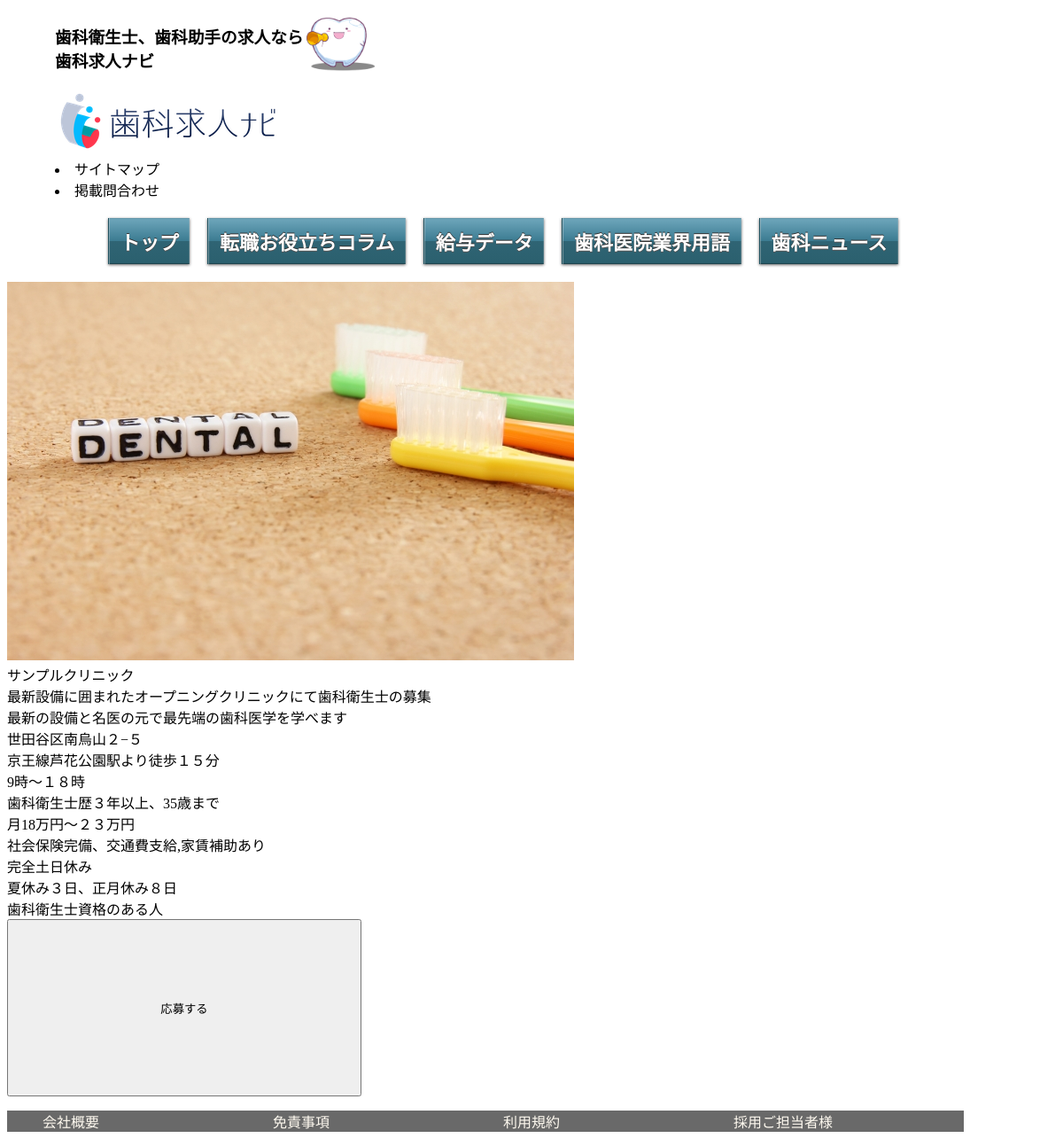
The app's page /shousai.php?no=1 with its own data.
### tables this page shows
create table shikanavi(no int primary key auto_increment,koyou int,shokushu int,basho int,keitai int,
name varchar(60),kyuuyo varchar(120),adress varchar(200),access varchar(200),title varchar(100),apeal varchar(500),
motometeru varchar(500),shikaku int,time varchar(100),taiguu varchar(150),kyuuzitsu varchar(100),kyuuka varchar(100),
ouboyouken varchar(200));

### shousai.php (the view, shortened to what this page needs)
<?php
$no=$_GET['no'];
$dbh =connectDatabase();
$sql ="select *from shikanavi where no=:no";
$stmt=$dbh->prepare($sql);
$stmt->bindParam(":no" ,$no);
$stmt->execute();
$row=$stmt->fetchAll();
?>
<!DOCTYPE html>
<html>
<lang type="ja">
  <head>
    <link type="text/css" rel="stylesheet" href="style.css">
  </head>
  <body>
  <?php require_once('header.php');?>
    <?php foreach($row as $shika):?>
      <img src="<?php echo $shika['no'];?>.jpeg"><br><be>
      <?php echo $shika['name'].'<br>';?>
      <?php echo $shika['title'].'<br>';?>
      <?php echo $shika['apeal'].'<br>';?>
      <?php echo $shika['adress'].'<br>';?>
      <?php echo $shika['access'].'<br>';?>
      <?php echo $shika['time'].'<br>';?>
     <?php echo $shika['motometeru'].'<br>';?>
     <?php echo $shika['kyuuyo'].'<br>';?>
     <?php echo $shika['taiguu'].'<br>';?>
     <?php echo $shika['kyuuzitsu'].'<br>';?>
     <?php echo $shika['kyuuka'].'<br>';?>
     <?php echo $shika['ouboyouken'].'<br>';?>
<?php endforeach ?>
 <form action="oubo.php" method="post">
     <input class="button" type="submit" value="応募する">
   </form>
<?php require_once('footer.php');?>
  </body>
  </html>

### header.php
<div class="wrapper">
 <div class="logo">
<h3>歯科衛生士、歯科助手の求人なら歯科求人ナビ</h3>
  <img src="logo.jpg"></div>
<div class="content">
<img src="char.jpg"   width="80px">
 </div>
          <div class="site">
        <li>サイトマップ</li>
        <li>掲載問合わせ</li>
      </div>
      <ul class="navi">
        <li><a href="index.php">トップ</a></li>
        <li><a href="colum.php">転職お役立ちコラム</a></li>
        <li><a href="kyuuyo.php">給与データ</a></li>
        <li><a href="yougo.php">歯科医院業界用語</a></li>
        <li><a href="news.php">歯科ニュース</a></li>
      </ul>
    </div>

### footer.php
<ul class="footer">
  <li>会社概要</li>
  <li>免責事項</li>
  <li>利用規約</li>
  <li>採用ご担当者様</li></ul>

### style.css (style rules this page uses)
body { width:90%; }
.wrapper { max-width: 90%; margin: 0 auto; display: flex; display: -webkit-flex; flex-flow: row wrap; -webkit-flex-flow: row wrap; }
.logo { flex-basis: 20%; }
.content { flex-basis: 60%; }
.site { flex-basis:200px; }
.navi { display:flex; flex-basis:100%; margin: 10px; }
.navi li { list-style: none; flex-basis:100%; flex:auto; text-align:center; font-family: "メイリオ", "ＭＳ Ｐゴシック", sans-serif; margin: 10px; }
.navi li a { flex:auto; color:#fff; font-size:22px; font-weight:bold; text-shadow:0 -1px 0px #333,0 1px 0px #555; padding:10px 0; text-decoration:none; display:block; background: #2b606e; background: -webkit-linear-gradient(top, #6fa7bc 0%, #3b7b91 50%, #2f6474 50%, #2b606e 100%); background: -moz-linear-gradient(top, #6fa7bc 0%, #3b7b91 50%, #2f6474 50%, #2b606e 100%); background: -o-linear-gradient(top, #6fa7bc 0%, #3b7b91 50%, #2f6474 50%, #2b606e 100%); background: -ms-linear-gradient(top, #6fa7bc 0%, #3b7b91 50%, #2f6474 50%, #2b606e 100%); background: linear-gradient(top, #6fa7bc 0%, #3b7b91 50%, #2f6474 50%, #2b606e 100%); border-left:1px solid #1f5260; box-shadow: 1px 0px 0px rgba(225,225,225,0.4) inset, -1px 0px 0px rgba(225,225,225,0.2) inset, 0px 1px 1px rgba(0,0,0,0.1) inset, 0px -1px 1px rgba(0,0,0,0.3) inset, 0px 1px 3px #666; -pie-background: linear-gradient(top, #6fa7bc 0%, #3b7b91 50%, #2f6474 50%, #2b606e 100%); }
.footer { background-color:#696969; display:flex; display:-webkit-flex; }
.footer li { color : #fffaf0; flex-basis:100%; list-style: none; }
.button { width:400px; height:200px; }

### records on screen
shikanavi: name "サンプルクリニック", title "最新設備に囲まれたオープニングクリニックにて歯科衛生士の募集", apeal "最新の設備と名医の元で最先端の歯科医学を学べます", adress "世田谷区南烏山２−５", access "京王線芦花公園駅より徒歩１５分", time "9時〜１８時", motometeru "歯科衛生士歴３年以上、35歳まで", kyuuyo "月18万円〜２３万円", taiguu "社会保険完備、交通費支給,家賃補助あり", kyuuzitsu "完全土日休み", kyuuka "夏休み３日、正月休み８日", ouboyouken "歯科衛生士資格のある人"
